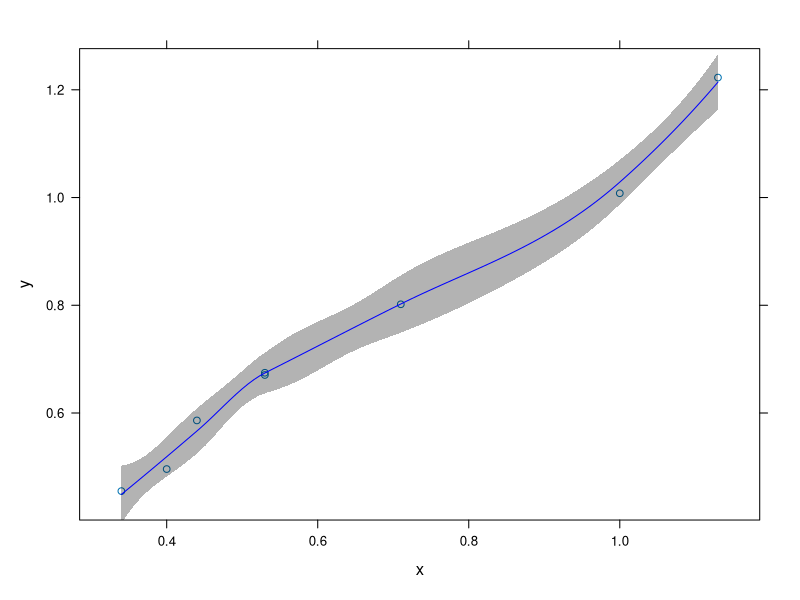
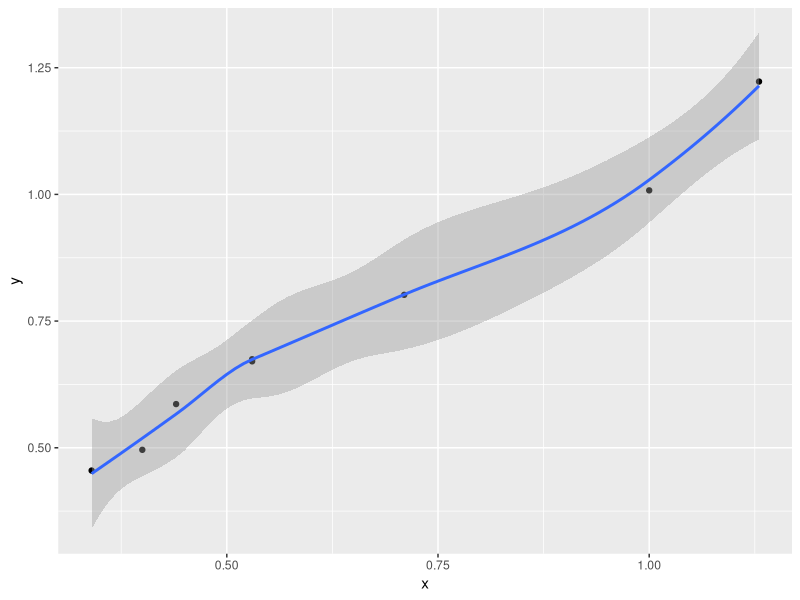

Write R code to recreate these figures, in order.
#Divya Mahendra - Code for Figure V
library(lattice)
library(ggplot2)
library(latticeExtra)
library(gridExtra)

#Diamonds DataSet
data(diamonds)

#Exercise 1
#Subset one - diamonds that only of 'ideal quality'
#Subset two - contains rest excluding color J - meaning everything except ideal quality and color J
diamonds.ideal <- subset(diamonds, cut=="Ideal")
diamonds.exJ <- subset(diamonds, cut!="Ideal" & color!="J")


#Excercise 2
#aggregate the first dataframe from exercise I as mean carat per clarity and second one as median carat per clarity
mean_clarity <- aggregate(diamonds.ideal$carat, by=list(diamonds.ideal$clarity), FUN=mean)
median_clarity <- aggregate(diamonds.ideal$carat, by=list(diamonds.ideal$clarity), FUN=median)
names(mean_clarity) <- c("clarity", "carat")
names(median_clarity) <- c("clarity", "carat")

#Excercise 3 - Sort the data frame according to carat
mean_clarity_sort <- mean_clarity[order(mean_clarity$carat),]

#Exercise 4 - Merge the two data frames from exercise II
clarity.mean.median <- merge(mean_clarity, median_clarity, by.x="clarity", by.y="clarity")
names(clarity.mean.median) <- c("Clarity", "Mean Carat", "Median Carat")

#Exercise 5 - create scatterplot of mean(y) vs. median(x) carat using merged data from exercise IV with standard confidence intervals
x=median_clarity$carat
y=mean_clarity$carat

pdf("fig_v.pdf", height = 7, width = 7) #name of the pdf file for output
#lattice plot
scatter.carat.lattice <- xyplot(y ~ x, 
                                data=clarity.mean.median,
                                panel = function(x, y, ...){
                                  panel.xyplot(x, y, ...)
                                  panel.smoother(x, y,
                                                 col = "blue",
                                                 col.se = "black",
                                                 alpha.se = 0.3
                                  )
                                })

#ggplot2 plot
scatter.carat.ggplot <- ggplot(clarity.mean.median, aes(x, y) ) + geom_point() + stat_smooth()

scatter.carat.lattice
scatter.carat.ggplot 
invisible(dev.off())
